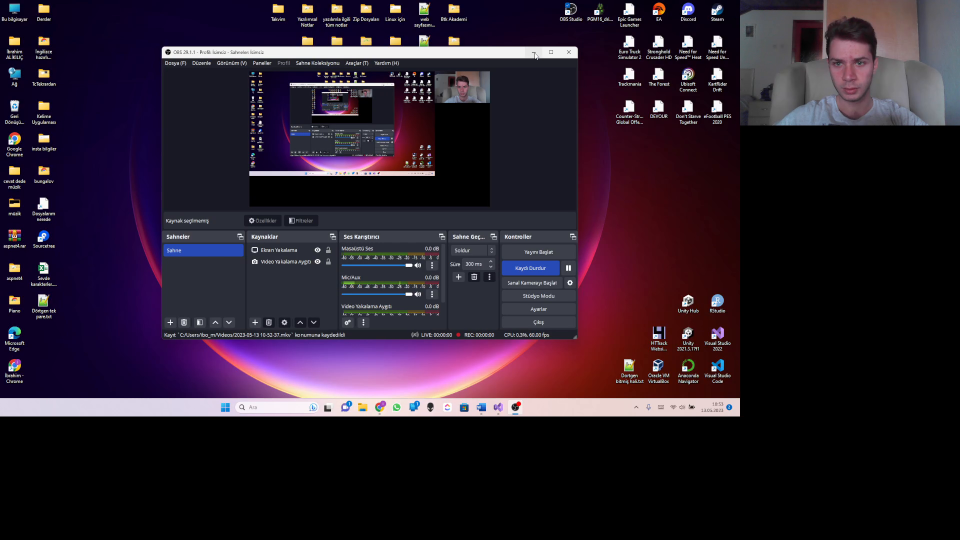
#> input picture frame 56 of GoruntuIsleme/8. OpenCV  Temel İşlemler/videom.mkv, 1920 x 1080 px, given in place of 5.1 car.mp4.mp4, which was not available (shown at 1/2 size)
$ jupyter execute '6.ArkaPlanÇıkarmaBackgroundSubtraction)2.Adım.ipynb'   (text cells are left out)
#> lines starting #> are read from the running program, lines starting #| are printed output that depends on the picture; after the words box and inside, x2 and y2 are one past the last pixel; in counts of white or black regions, pixels touching at a corner belong together; pictures that were not available may be replaced by others from this repository, and a replacement may not be noted
[cell 1]
import cv2
import numpy as np

[cell 2]
cap=cv2.VideoCapture("5.1 car.mp4.mp4")
subtractor=cv2.createBackgroundSubtractorMOG2(history=100,varThreshold=50,detectShadows=True) # subtractor = çıkarıcı
                                             # history yani aldığım frame , threshold değeri ,ditec shadow yani gölgeler de tespit edilsin mi değeri
                                             # history =100 dedik çünkü güneş açısından dahi değişiklikler olabilir o yüzden 100 dedik

[cell 3]
while 1:
    _,frame=cap.read()
#> frame is the input picture: shape (1080, 1920, 3); mean B, G, R 43.8, 29.7, 42.4
    frame=cv2.resize(frame,(640,480))
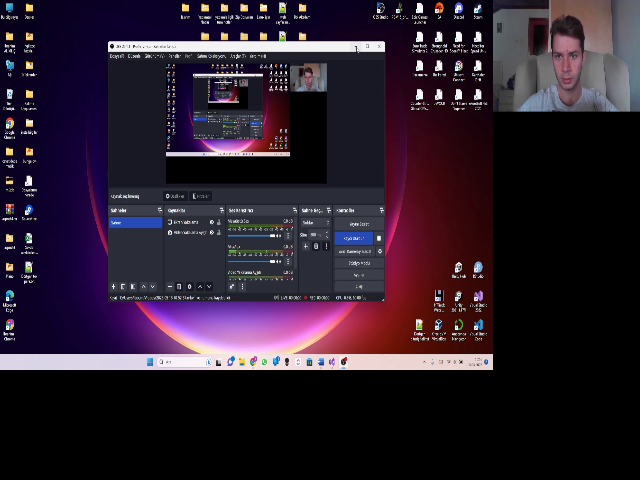
#> frame: shape (480, 640, 3); mean B, G, R 43.8, 29.6, 42.4
    # apply ile cv2.createBackgroundSubtractorMOG fonksiyonunu fram e uygulamış oluyoruz
    mask=subtractor.apply(frame)
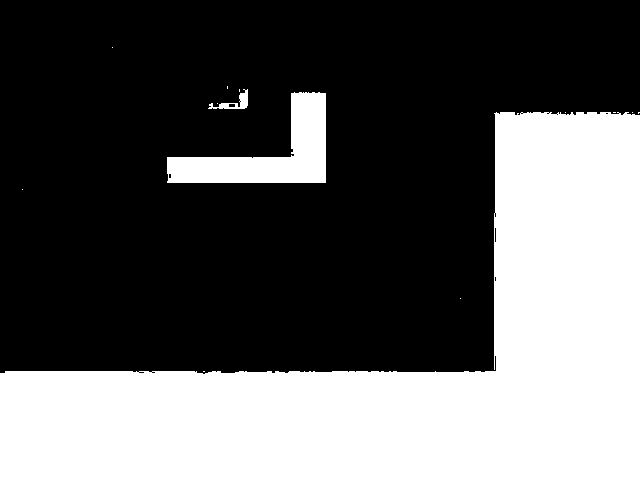
#> mask: shape (480, 640); values 127 (black) and 255 (white), 37% white; 14 white regions (11 under 20 px), largest, box (x1, y1, x2, y2) and area: (0, 112, 640, 480) 107044, (167, 92, 326, 183) 6360, (208, 89, 248, 109) 266

    cv2.imshow("frame",frame)
    cv2.imshow("mask",mask)
    if cv2.waitKey(20)&0xFF==ord('q'):
#> (key q is pressed here)
        break


cap.release()
cv2.destroyAllWindows()

$ run again, starting later in the video
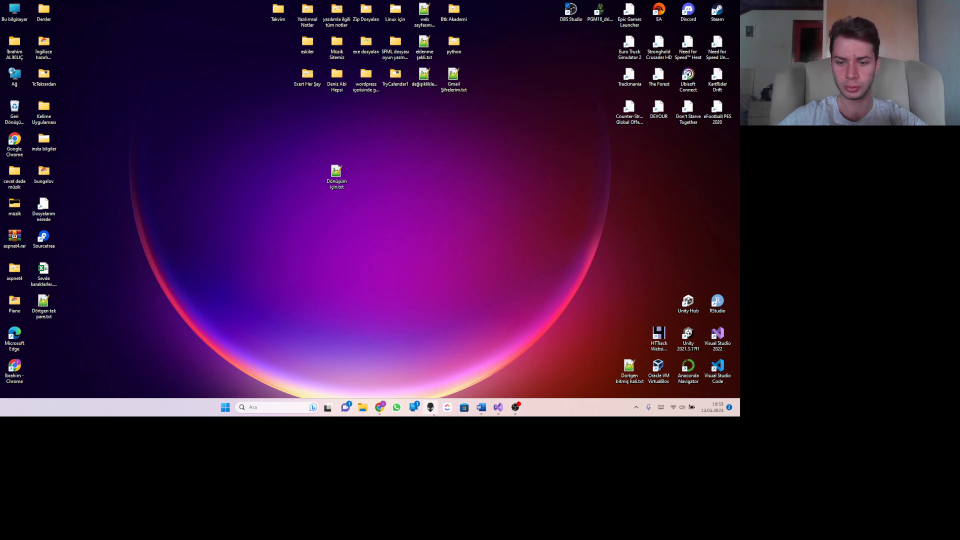
#> input picture frame 252 of GoruntuIsleme/8. OpenCV  Temel İşlemler/videom.mkv, 1920 x 1080 px, given in place of 5.1 car.mp4.mp4, which was not available (shown at 1/2 size)
#> frame is the input picture: shape (1080, 1920, 3); mean B, G, R 54.6, 19.9, 51.1
#> `frame=cv2.resize(frame,(640,480))`:
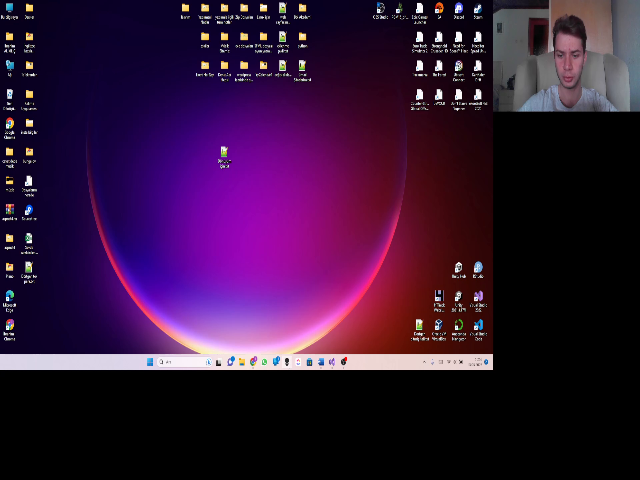
#> frame: shape (480, 640, 3); mean B, G, R 54.6, 19.8, 51
#> `mask=subtractor.apply(frame)`:
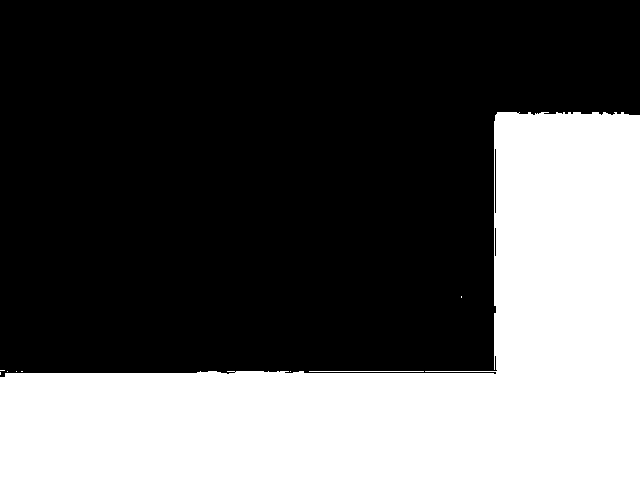
#> mask: shape (480, 640); values 127 (black) and 255 (white), 34.7% white; 9 white regions (7 under 20 px), largest, box (x1, y1, x2, y2) and area: (0, 112, 640, 480) 106469, (309, 371, 424, 372) 115

$ run again, starting later in the video
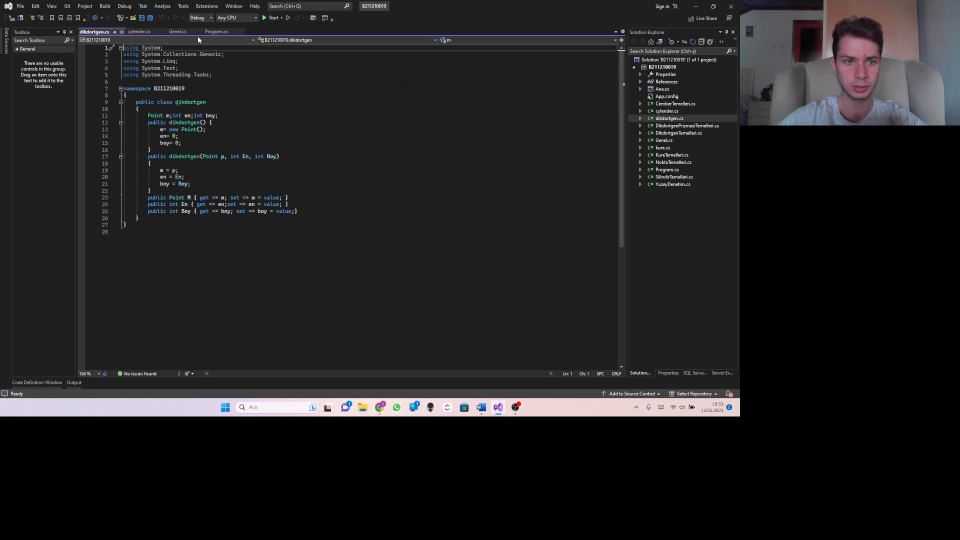
#> input picture frame 448 of GoruntuIsleme/8. OpenCV  Temel İşlemler/videom.mkv, 1920 x 1080 px, given in place of 5.1 car.mp4.mp4, which was not available (shown at 1/2 size)
#> frame is the input picture: shape (1080, 1920, 3); mean B, G, R 31.4, 30.7, 31.3
#> `frame=cv2.resize(frame,(640,480))`:
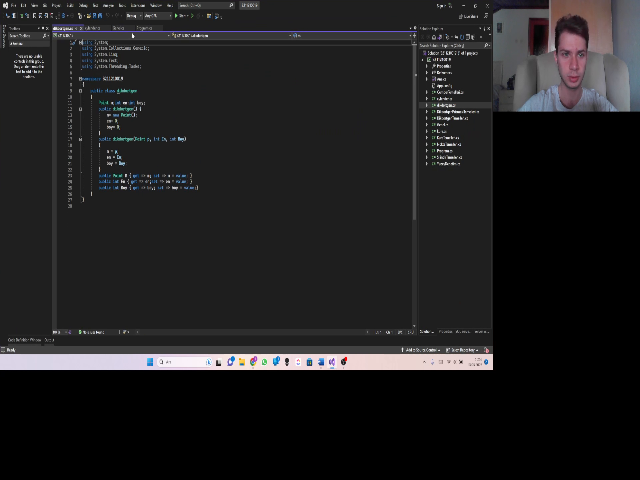
#> frame: shape (480, 640, 3); mean B, G, R 31.3, 30.5, 31.1
#> `mask=subtractor.apply(frame)`:
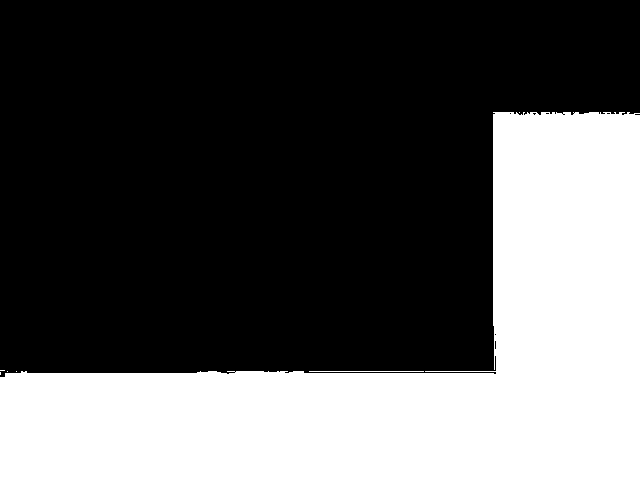
#> mask: shape (480, 640); values 127 (black) and 255 (white), 34.8% white; 7 white regions (5 under 20 px), largest, box (x1, y1, x2, y2) and area: (0, 112, 640, 480) 106848, (309, 371, 424, 372) 115
